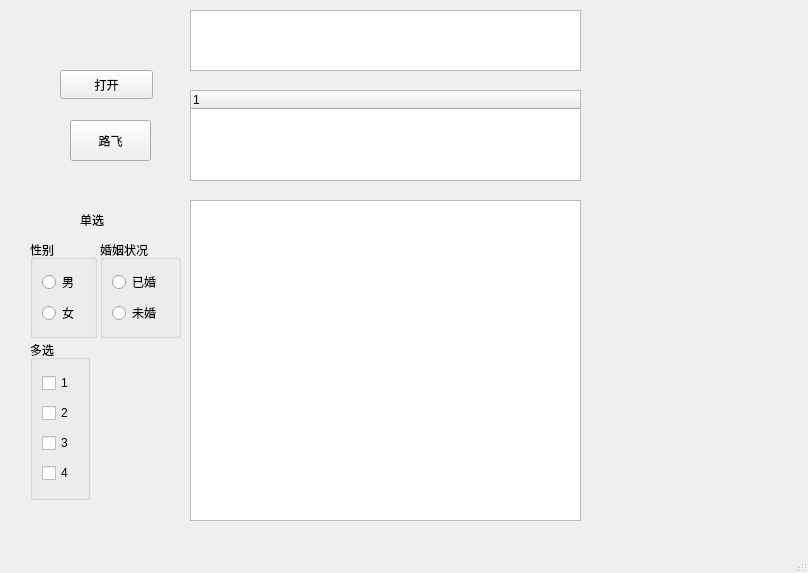
<?xml version="1.0" encoding="UTF-8"?>
<ui version="4.0">
 <class>MainWindow</class>
 <widget class="QMainWindow" name="MainWindow">
  <property name="geometry">
   <rect>
    <x>0</x>
    <y>0</y>
    <width>808</width>
    <height>573</height>
   </rect>
  </property>
  <property name="windowTitle">
   <string>MainWindow</string>
  </property>
  <property name="toolButtonStyle">
   <enum>Qt::ToolButtonTextBesideIcon</enum>
  </property>
  <property name="documentMode">
   <bool>false</bool>
  </property>
  <widget class="QWidget" name="centralwidget">
   <widget class="QPushButton" name="pushButton">
    <property name="geometry">
     <rect>
      <x>60</x>
      <y>70</y>
      <width>93</width>
      <height>29</height>
     </rect>
    </property>
    <property name="text">
     <string>打开</string>
    </property>
    <property name="iconSize">
     <size>
      <width>30</width>
      <height>30</height>
     </size>
    </property>
   </widget>
   <widget class="QToolButton" name="toolButton">
    <property name="geometry">
     <rect>
      <x>70</x>
      <y>120</y>
      <width>81</width>
      <height>41</height>
     </rect>
    </property>
    <property name="text">
     <string>路飞</string>
    </property>
    <property name="icon">
     <iconset resource="image.qrc">
      <normaloff>:/image/Image/Luffy.png</normaloff>:/image/Image/Luffy.png</iconset>
    </property>
    <property name="iconSize">
     <size>
      <width>40</width>
      <height>40</height>
     </size>
    </property>
    <property name="toolButtonStyle">
     <enum>Qt::ToolButtonTextBesideIcon</enum>
    </property>
   </widget>
   <widget class="QGroupBox" name="groupBox">
    <property name="geometry">
     <rect>
      <x>30</x>
      <y>240</y>
      <width>67</width>
      <height>98</height>
     </rect>
    </property>
    <property name="title">
     <string>性别</string>
    </property>
    <layout class="QVBoxLayout" name="verticalLayout">
     <item>
      <widget class="QRadioButton" name="radioButton">
       <property name="text">
        <string>男</string>
       </property>
      </widget>
     </item>
     <item>
      <widget class="QRadioButton" name="radioButton_2">
       <property name="text">
        <string>女</string>
       </property>
      </widget>
     </item>
    </layout>
   </widget>
   <widget class="QGroupBox" name="groupBox_2">
    <property name="geometry">
     <rect>
      <x>100</x>
      <y>240</y>
      <width>81</width>
      <height>98</height>
     </rect>
    </property>
    <property name="title">
     <string>婚姻状况</string>
    </property>
    <layout class="QVBoxLayout" name="verticalLayout_2">
     <item>
      <widget class="QRadioButton" name="radioButton_3">
       <property name="text">
        <string>已婚</string>
       </property>
      </widget>
     </item>
     <item>
      <widget class="QRadioButton" name="radioButton_4">
       <property name="text">
        <string>未婚</string>
       </property>
      </widget>
     </item>
    </layout>
   </widget>
   <widget class="QLabel" name="label">
    <property name="geometry">
     <rect>
      <x>80</x>
      <y>210</y>
      <width>69</width>
      <height>20</height>
     </rect>
    </property>
    <property name="text">
     <string>单选</string>
    </property>
   </widget>
   <widget class="QGroupBox" name="groupBox_3">
    <property name="geometry">
     <rect>
      <x>30</x>
      <y>340</y>
      <width>60</width>
      <height>160</height>
     </rect>
    </property>
    <property name="title">
     <string>多选</string>
    </property>
    <layout class="QVBoxLayout" name="verticalLayout_3">
     <item>
      <widget class="QCheckBox" name="checkBox">
       <property name="text">
        <string>1</string>
       </property>
       <property name="tristate">
        <bool>true</bool>
       </property>
      </widget>
     </item>
     <item>
      <widget class="QCheckBox" name="checkBox_2">
       <property name="text">
        <string>2</string>
       </property>
      </widget>
     </item>
     <item>
      <widget class="QCheckBox" name="checkBox_3">
       <property name="text">
        <string>3</string>
       </property>
      </widget>
     </item>
     <item>
      <widget class="QCheckBox" name="checkBox_4">
       <property name="text">
        <string>4</string>
       </property>
      </widget>
     </item>
    </layout>
   </widget>
   <widget class="QListWidget" name="listWidget">
    <property name="geometry">
     <rect>
      <x>190</x>
      <y>10</y>
      <width>391</width>
      <height>61</height>
     </rect>
    </property>
   </widget>
   <widget class="QTreeWidget" name="treeWidget">
    <property name="geometry">
     <rect>
      <x>190</x>
      <y>90</y>
      <width>391</width>
      <height>91</height>
     </rect>
    </property>
    <column>
     <property name="text">
      <string notr="true">1</string>
     </property>
    </column>
   </widget>
   <widget class="QTableWidget" name="tableWidget">
    <property name="geometry">
     <rect>
      <x>190</x>
      <y>200</y>
      <width>391</width>
      <height>321</height>
     </rect>
    </property>
   </widget>
  </widget>
  <widget class="QMenuBar" name="menubar">
   <property name="geometry">
    <rect>
     <x>0</x>
     <y>0</y>
     <width>808</width>
     <height>26</height>
    </rect>
   </property>
  </widget>
  <widget class="QStatusBar" name="statusbar"/>
 </widget>
 <resources>
  <include location="image.qrc"/>
 </resources>
 <connections/>
</ui>
